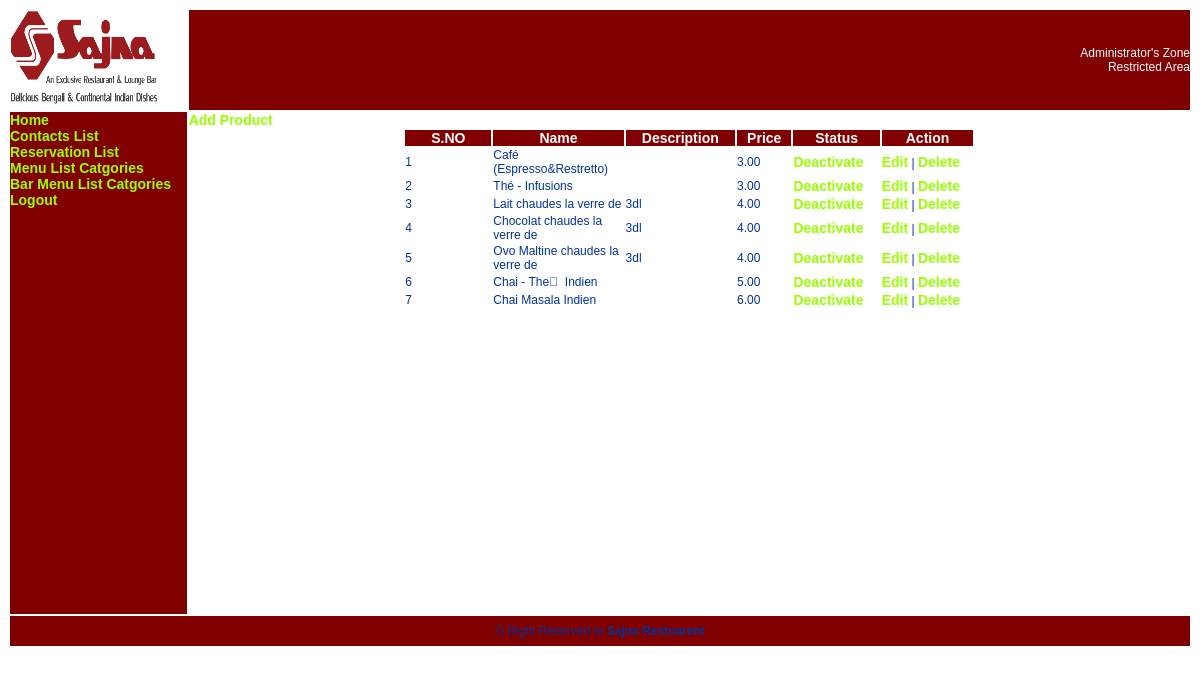
The page /Myadmin/Bm_Prod.php?cid=4 (signed in) on the database its author committed.
### tables this page shows
CREATE TABLE IF NOT EXISTS `bm_products` (
  `Id` int(10) NOT NULL AUTO_INCREMENT,
  `Name` varchar(100) NOT NULL,
  `Description` text NOT NULL,
  `Description1` text NOT NULL,
  `Price` decimal(10,2) NOT NULL,
  `bmCatId` int(5) NOT NULL,
  `pStatus` int(5) NOT NULL,
  PRIMARY KEY (`Id`)
);

### Myadmin/Bm_Prod.php (the view, shortened to what this page needs)
<?php
	include_once("Includes/Top.php");
	$cid = $_GET['cid'];
	$sel = "SELECT * FROM bm_products WHERE bmCatId=$cid";
	$result = mysql_query($sel);
?>
<a href='Bm_AddProd.php?cid=<?php echo $cid;?>'>Add Product</a>
<table width="572" cellspacing="2" cellpadding="0" align="center">
  <tr class="head">  <th width="149" class="head">S.NO</th>
        <th width="149" class="head">Name</th>
		  <th width="149" class="head">Description</th>
		<th width="79" class="head">Price</th>
		<th width="106" class="head">Status</th>
		<th width="150" class="head">Action</th>
  </tr>
  <?php
	$cnt=1;
	while($rec = mysql_fetch_assoc($result)){
		echo "<tr>";
		echo "<td>$cnt</td>";
		echo "<td>$rec[Name]</td>";
		echo "<td>$rec[Description]<br>$rec[Description1]</td>";
		echo "<td>$rec[Price]</td>";
		echo "<td>";
		if($rec['pStatus'] == 0){
		echo "<a href='Bm_ProductsStatus.php?cid=$cid&pid=$rec[Id]&status=1'>Activate</a>";
		}else{
		echo "<a href='Bm_ProductsStatus.php?cid=$cid&pid=$rec[Id]&status=0'>Deactivate</a>";
		}
		echo "</td>";
		echo "<td><a href='Bm_EditProd.php?cid=$cid&pid=$rec[Id]'>Edit</a> | <a href='Bm_Deleteprod.php?cid=$cid&pid=$rec[Id]'>Delete</a></td>";
		echo "</tr>";
		$cnt++;
	}
  ?>
</table>
<?php
	include_once("Includes/Bottom.php");
?>

### Myadmin/CSS/master.css (style rules this page uses)
td { font-family: Verdana, Geneva, Arial, helvetica, sans-serif; }
th { font-family: Verdana, Geneva, Arial, helvetica, sans-serif; }
.head { font-size: 14px; font-family: Verdana, Arial, Helvetica, sans-serif; font-weight: bold; color: #FFFFFF; background-color:#FF33CC; }
a { font-family: Verdana, Arial, Helvetica, sans-serif; font-size: 14px; color: #009900; font-weight: bold; }
a:link { text-decoration: none; color: #99FF00; }
body,td,th { font-family: Verdana, Arial, Helvetica, sans-serif; font-size: 12px; color: #003399; }

### Myadmin/Bm_Prod.php (style rules this page uses)
.head { background-color:#800000; }

### rows shown on the page
bm_products: Name "Café (Espresso&Restretto)", Price "3.00"
bm_products: Name "Thé - Infusions", Price "3.00"
bm_products: Name "Lait chaudes la verre de", Description "3dl", Price "4.00"
bm_products: Name "Chocolat chaudes la verre de", Description "3dl", Price "4.00"
bm_products: Name "Ovo Maltine chaudes la verre de", Description "3dl", Price "4.00"
bm_products: Name "Chai - The ٰ Indien", Price "5.00"
bm_products: Name "Chai Masala Indien", Price "6.00"
